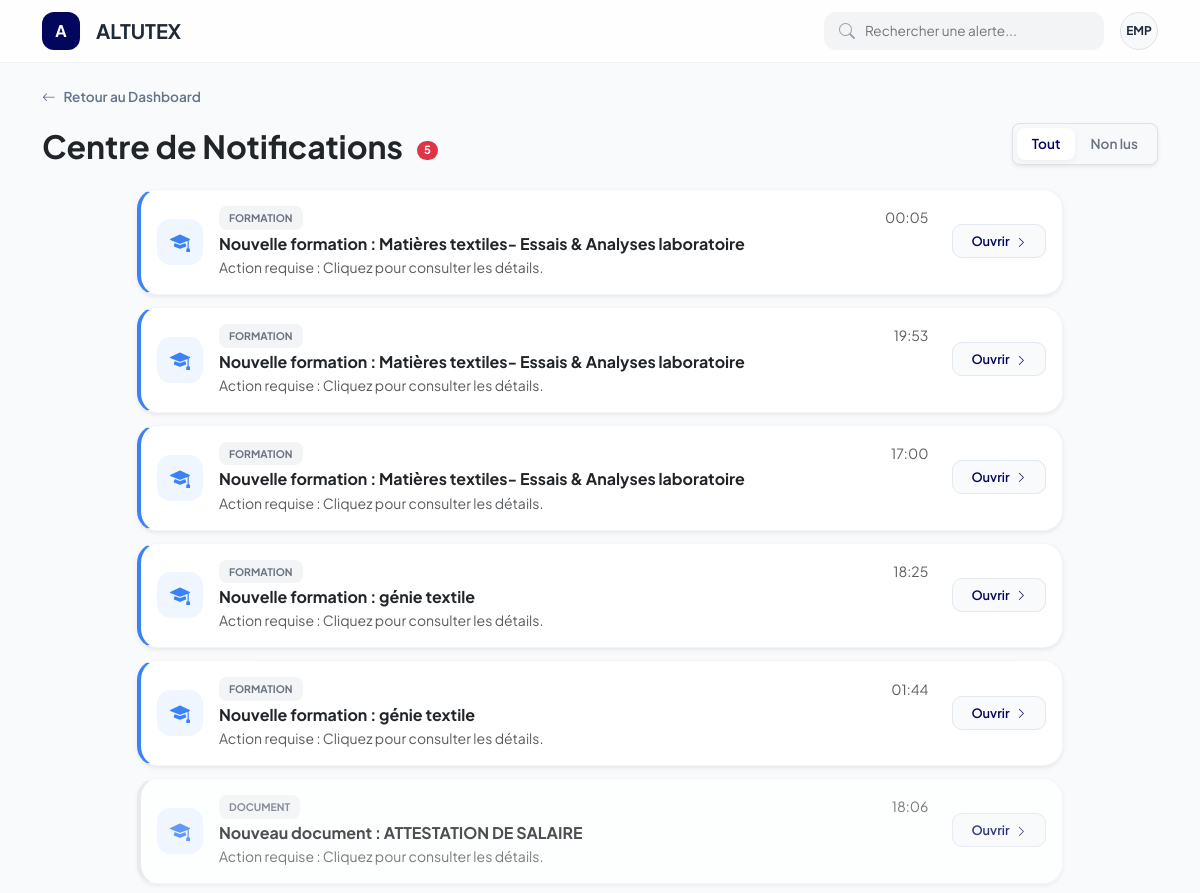
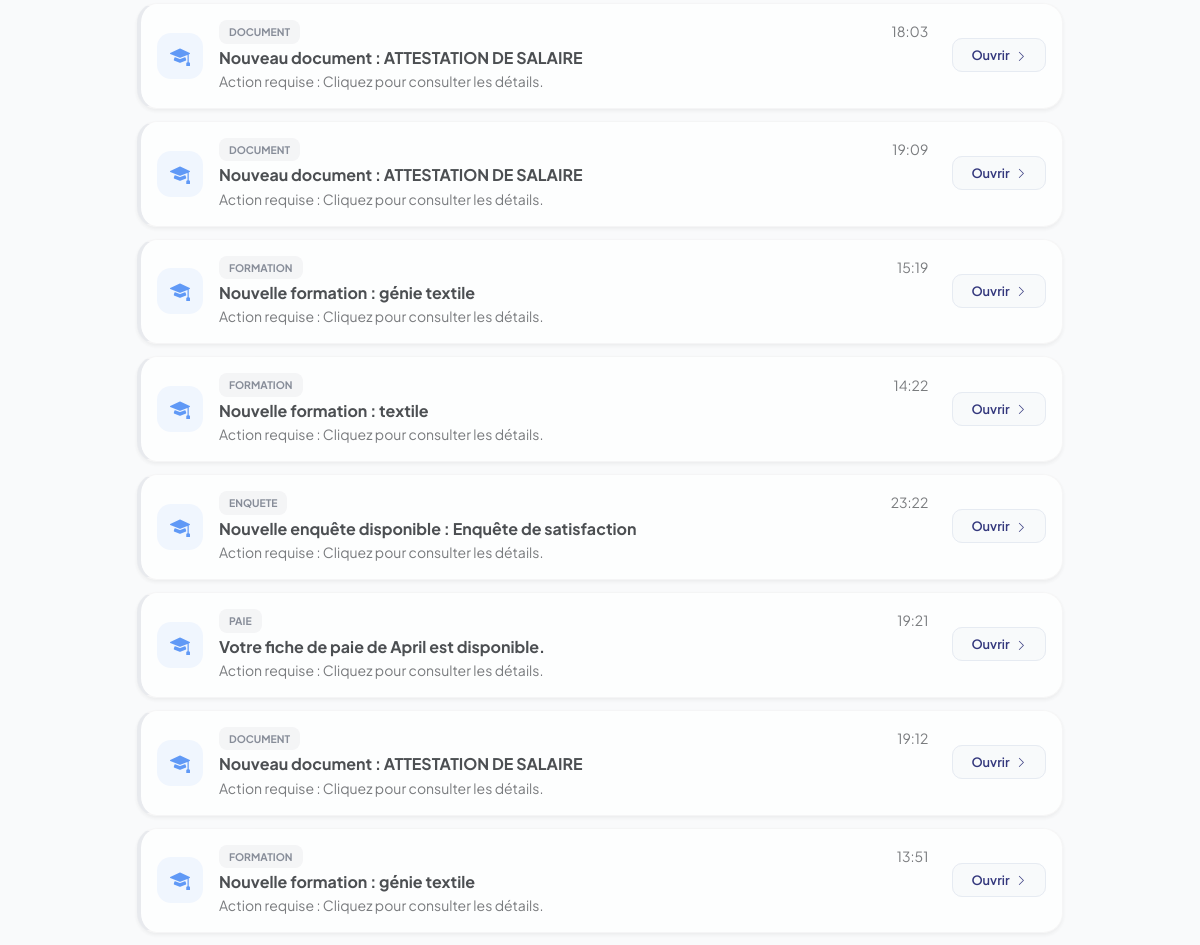
/index.php?action=notifications (signed in), run on the app's committed database (2 pictures, top to bottom).
### tables this page shows
CREATE TABLE `notification` (
  `id` int(11) NOT NULL AUTO_INCREMENT,
  `user_id` int(11) NOT NULL,
  `message` varchar(255) NOT NULL,
  `type` varchar(50) NOT NULL,
  `url` varchar(255) DEFAULT NULL,
  `linked_id` int(11) DEFAULT NULL,
  `is_read` tinyint(1) DEFAULT 0,
  `created_at` timestamp NOT NULL DEFAULT current_timestamp(),
  PRIMARY KEY (`id`)
);

### controllers/NotificationController.php (called while the page is built, shortened)
<?php
require_once 'models/NotificationModel.php';
class NotificationController {
    public function index($pdo) {
        $model = new NotificationModel($pdo);
        $notifications = $model->getAllNotifications($_SESSION['user_id']);
        include 'views/employe/notifications.php';
    }
}

### models/NotificationModel.php (called while the page is built, shortened)
<?php
class NotificationModel {
    private $pdo;
    public function __construct($pdo) { $this->pdo = $pdo; }
    public function getAllNotifications($userId) {
        $sql = "SELECT * FROM notification WHERE user_id = ? ORDER BY created_at DESC LIMIT 20";
        $stmt = $this->pdo->prepare($sql);
        $stmt->execute([$userId]);
        return $stmt->fetchAll(PDO::FETCH_ASSOC);
    }
}

### views/employe/notifications.php (the view, shortened to what this page needs)
<link href="https://cdn.jsdelivr.net/npm/bootstrap@5.3.0/dist/css/bootstrap.min.css" rel="stylesheet">
<link rel="stylesheet" href="https://cdn.jsdelivr.net/npm/bootstrap-icons@1.11.0/font/bootstrap-icons.css">
<div class="main-content">
    <header class="altutex-header mb-4">
        <div class="container d-flex align-items-center justify-content-between">
            <div class="d-flex align-items-center">
                <div class="logo-box me-3">A</div>
                <h5 class="mb-0 fw-bold">ALTUTEX</h5>
            </div>
            <div class="d-flex align-items-center">
                <div class="search-wrapper me-3 d-none d-md-block">
                    <i class="bi bi-search"></i>
                    <input type="text" id="searchInput" class="search-input" placeholder="Rechercher une alerte...">
                </div>
                <div class="avatar-circle rounded-circle bg-light d-flex align-items-center justify-content-center border" style="width:38px; height:38px; font-size: 12px; font-weight: bold;">EMP</div>
            </div>
        </div>
    </header>
    <div class="container">
        <a href="index.php?action=dashboard" class="btn-back">
            <i class="bi bi-arrow-left me-2"></i> Retour au Dashboard
        </a>
        <div class="row mb-4 align-items-end">
            <div class="col-md-7">
                <h2 class="fw-bold m-0 text-dark">Centre de Notifications
                    <span id="globalBadge" class="badge rounded-pill bg-danger ms-2" style="font-size: 0.35em; vertical-align: middle;">
                        <?= count(array_filter($notifications, fn($n) => !$n['is_read'])) ?>
                    </span>
                </h2>
            </div>
            <div class="col-md-5 text-md-end mt-3 mt-md-0">
                <div class="d-inline-flex bg-light p-1 rounded-3 shadow-sm border">
                    <button class="filter-btn active" onclick="filterNotifs('all', this)">Tout</button>
                    <button class="filter-btn" onclick="filterNotifs('unread', this)">Non lus</button>
                </div>
            </div>
        </div>
        <div class="row justify-content-center">
            <div class="col-12 col-xl-10" id="notifContainer">
                <?php if (empty($notifications)): ?>
                    <div id="emptyState" class="text-center py-5 bg-white rounded-4 shadow-sm border">
                        <i class="bi bi-bell-slash display-2 text-light mb-3 d-block"></i>
                        <h5 class="fw-bold">Aucune alerte</h5>
                    </div>
                <?php else: ?>
                    <?php foreach ($notifications as $n): ?>
                        <div class="notif-card p-3 shadow-sm <?= $n['is_read'] ? 'read' : 'unread' ?>"
                             data-status="<?= $n['is_read'] ? 'read' : 'unread' ?>"
                             data-message="<?= strtolower(htmlspecialchars($n['message'])) ?>">
                            <div class="d-flex align-items-center">
                                <div class="icon-wrapper me-3">
                                    <i class="bi bi-mortarboard-fill fs-5"></i>
                                </div>
                                <div class="flex-grow-1">
                                    <div class="d-flex justify-content-between align-items-center mb-1">
                                        <span class="type-badge"><?= htmlspecialchars($n['type'] ?? 'Formation') ?></span>
                                        <small class="text-muted"><?= date('H:i', strtotime($n['created_at'])) ?></small>
                                    </div>
                                    <h6 class="fw-bold mb-1 title-text text-dark"><?= htmlspecialchars($n['message']) ?></h6>
                                    <p class="small text-muted mb-0">Action requise : Cliquez pour consulter les détails.</p>
                                </div>
                                <div class="ms-4">
                                    <a href="index.php?action=notif_open&id=<?= $n['id'] ?>&url=<?= urlencode($n['url']) ?>" class="btn-open">
                                        Ouvrir <i class="bi bi-chevron-right ms-1 small"></i>
                                    </a>
                                </div>
                            </div>
                        </div>
                    <?php endforeach; ?>
                <?php endif; ?>
            </div>
        </div>
    </div>
</div>

### index.php (shortened to what this page needs)
<?php
require_once 'config.php';
try {
    $pdo = new PDO("mysql:host=localhost;dbname=rh_altutex;charset=utf8", "root", "");
    $pdo->setAttribute(PDO::ATTR_ERRMODE, PDO::ERRMODE_EXCEPTION);
} catch (Exception $e) {
    die("Erreur : " . $e->getMessage());
}
$action = $_GET['action'] ?? 'dashboard';
if (isset($_SESSION['user_id'])) {
    require_once 'controllers/NotificationController.php';
}
switch ($action) {
    case 'notifications':
    require_once 'controllers/NotificationController.php';
    $controller = new NotificationController();
    $controller->index($pdo);
    break;
}

### views/employe/notifications.php (style rules this page uses)
.altutex-header { background: rgba(255, 255, 255, 0.8); backdrop-filter: blur(10px); border-bottom: 1px solid rgba(0,0,0,0.05); padding: 12px 0; position: sticky; top: 0; z-index: 1000; }
.logo-box { background: var(--primary-alt); color: #fff; width: 38px; height: 38px; border-radius: 12px; display: flex; align-items: center; justify-content: center; font-weight: 700; }
.search-wrapper { position: relative; }
.search-wrapper i { position: absolute; left: 15px; top: 50%; transform: translateY(-50%); color: #9ca3af; }
.search-input { background: #f3f4f6; border: 1px solid transparent; border-radius: 12px; padding: 8px 15px 8px 40px; width: 280px; font-size: 0.85rem; transition: 0.3s; }
.btn-back { display: inline-flex; align-items: center; color: #64748b; text-decoration: none; font-size: 0.85rem; font-weight: 600; margin-bottom: 15px; transition: 0.2s; }
.notif-card { background: #fff; border-radius: 20px; border: 1px solid rgba(0,0,0,0.04); transition: all 0.3s ease; margin-bottom: 12px; }
.notif-card.unread { border-left: 4px solid var(--accent-blue); }
.notif-card.read { border-left: 4px solid #e5e7eb; opacity: 0.8; }
.icon-wrapper { width: 46px; height: 46px; border-radius: 14px; display: flex; align-items: center; justify-content: center; background: #eff6ff; color: var(--accent-blue); }
.type-badge { font-size: 0.65rem; font-weight: 700; text-transform: uppercase; padding: 4px 10px; background: #f3f4f6; border-radius: 8px; color: #6b7280; }
.filter-btn { border: none; background: transparent; padding: 6px 15px; border-radius: 8px; font-size: 0.85rem; font-weight: 600; color: #6b7280; transition: 0.2s; }
.filter-btn.active { background: #fff; color: var(--primary-alt); box-shadow: 0 2px 6px rgba(0,0,0,0.05); }
.btn-open { background: #f8fafc; color: var(--primary-alt); border: 1px solid #e2e8f0; border-radius: 10px; padding: 8px 18px; text-decoration: none; font-weight: 600; font-size: 0.8rem; }

### data on the page
notification: type "FORMATION", created_at "00:05", message "Nouvelle formation : Matières textiles- Essais & Analyses laboratoire"
notification: type "FORMATION", created_at "19:53", message "Nouvelle formation : Matières textiles- Essais & Analyses laboratoire"
notification: type "FORMATION", created_at "17:00", message "Nouvelle formation : Matières textiles- Essais & Analyses laboratoire"
notification: type "FORMATION", created_at "18:25", message "Nouvelle formation : génie textile"
notification: type "FORMATION", created_at "01:44", message "Nouvelle formation : génie textile"
notification: type "DOCUMENT", created_at "18:06", message "Nouveau document : ATTESTATION DE SALAIRE"
notification: type "DOCUMENT", created_at "18:03", message "Nouveau document : ATTESTATION DE SALAIRE"
notification: type "DOCUMENT", created_at "19:09", message "Nouveau document : ATTESTATION DE SALAIRE"
notification: type "FORMATION", created_at "15:19", message "Nouvelle formation : génie textile"
notification: type "FORMATION", created_at "14:22", message "Nouvelle formation : textile"
notification: type "ENQUETE", created_at "23:22", message "Nouvelle enquête disponible : Enquête de satisfaction"
notification: type "PAIE", created_at "19:21", message "Votre fiche de paie de April est disponible."
notification: type "DOCUMENT", created_at "19:12", message "Nouveau document : ATTESTATION DE SALAIRE"
notification: type "FORMATION", created_at "13:51", message "Nouvelle formation : génie textile"

### other printed values
count(array_filter($notifications, fn($n) => !$n['is_read'])) "5"
